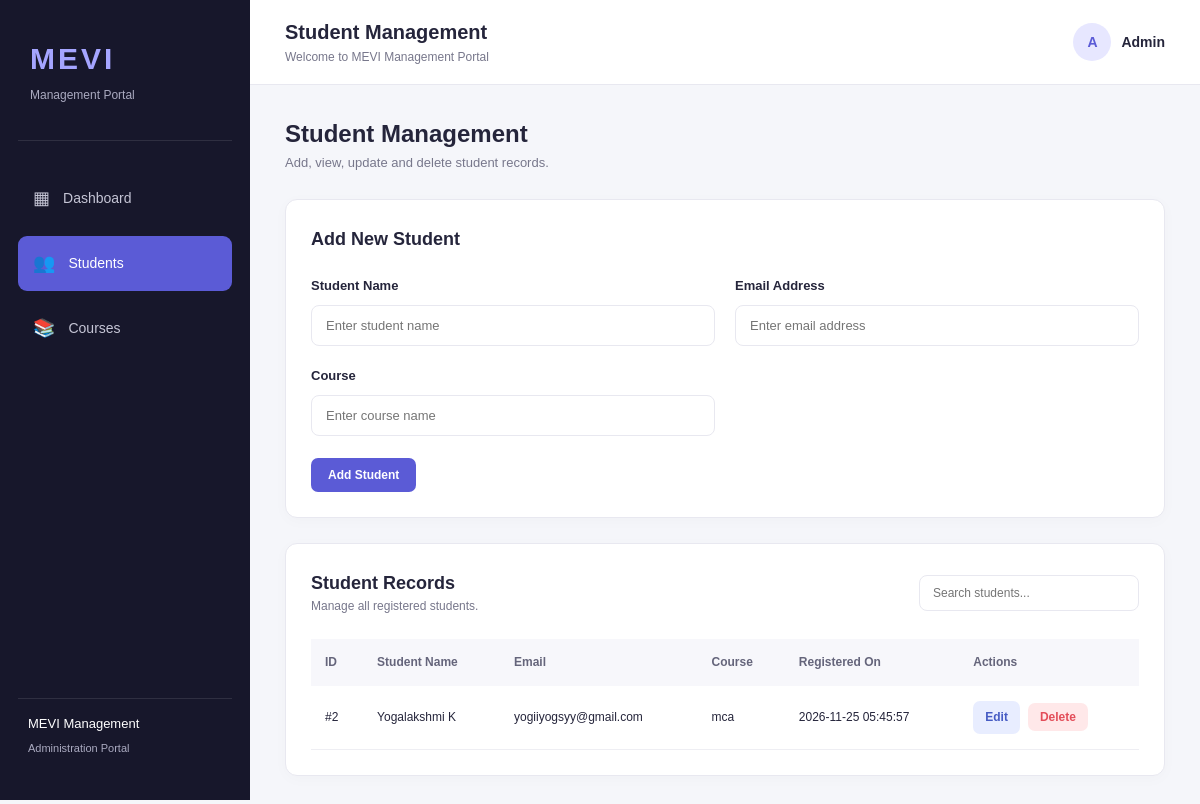
Before: /students with the older database file.
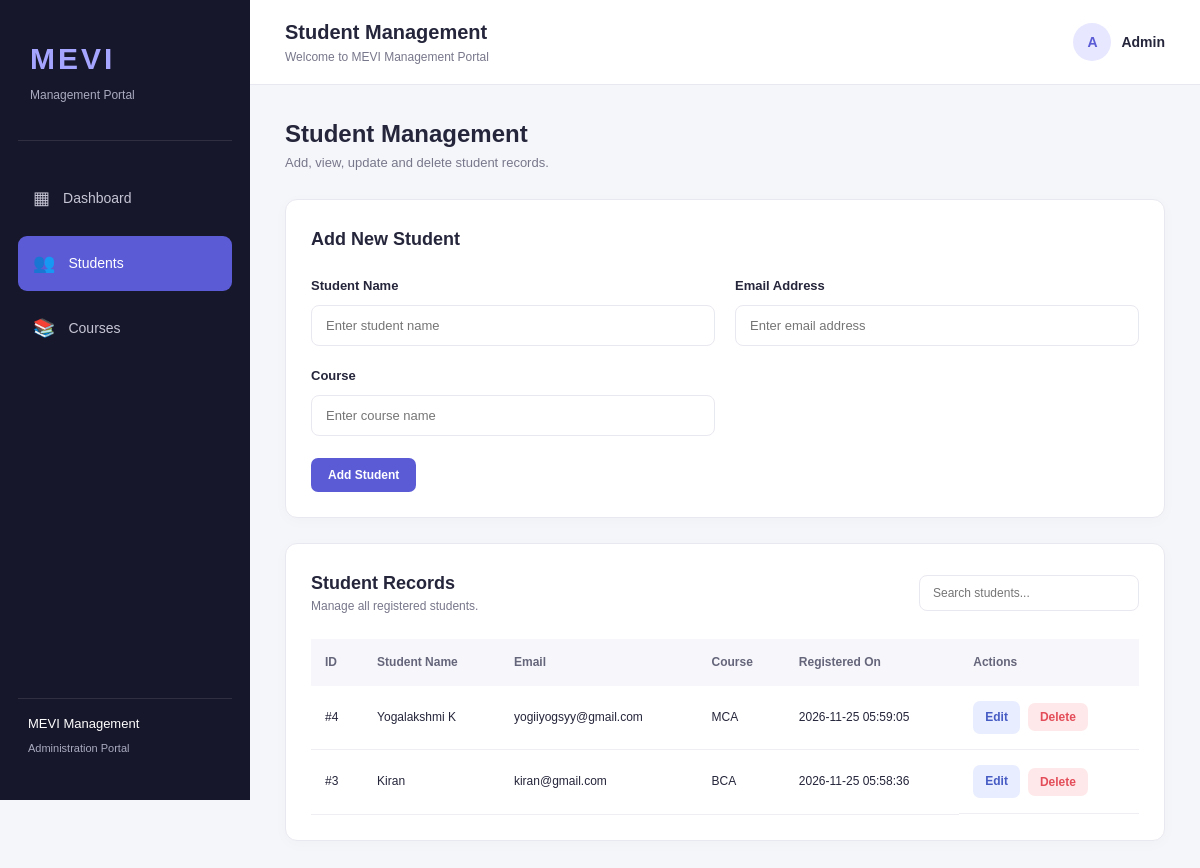
After: the same page with the newer database file.
### tables this page shows
CREATE TABLE students (
                id INTEGER PRIMARY KEY AUTOINCREMENT,
                name TEXT NOT NULL,
                email TEXT NOT NULL UNIQUE,
                course TEXT NOT NULL,
                created_at TIMESTAMP DEFAULT CURRENT_TIMESTAMP
            );

### app.py (the view)
@app.route("/students")
def students():
    db = get_db()
    all_students = db.execute(
        "SELECT * FROM students ORDER BY id DESC"
    ).fetchall()
    return render_template(
        "students.html",
        students=all_students,
        edit_student=None
    )

### app.py (called while the page is built)
def get_db():
    if "db" not in g:
        g.db = sqlite3.connect(DATABASE)
        g.db.row_factory = sqlite3.Row
        g.db.execute("PRAGMA foreign_keys = ON")
    return g.db

### templates/students.html (shortened to what this page needs)
{% extends "base.html" %}
{% block page_heading %}Student Management{% endblock %}
{% block content %}
<div class="page-heading">
    <div>
        <h2>Student Management</h2>
        <p>Add, view, update and delete student records.</p>
    </div>
</div>
<div class="content-card">
    <div class="card-header">
        <h3>
            {% if edit_student %}
                Edit Student
            {% else %}
                Add New Student
            {% endif %}
        </h3>
    </div>
    <form method="POST"
          action="{% if edit_student %}{{ url_for('update_student', student_id=edit_student.id) }}{% else %}{{ url_for('add_student') }}{% endif %}">
        <div class="form-grid">
            <div class="form-group">
                <label>Student Name</label>
                <input type="text"
                       name="name"
                       placeholder="Enter student name"
                       value="{{ edit_student.name if edit_student else '' }}"
                       required>
            </div>
            <div class="form-group">
                <label>Email Address</label>
                <input type="email"
                       name="email"
                       placeholder="Enter email address"
                       value="{{ edit_student.email if edit_student else '' }}"
                       required>
            </div>
            <div class="form-group">
                <label>Course</label>
                <input type="text"
                       name="course"
                       placeholder="Enter course name"
                       value="{{ edit_student.course if edit_student else '' }}"
                       required>
            </div>
        </div>
        <div class="form-actions">
            <button type="submit" class="btn btn-primary">
                {% if edit_student %}
                    Update Student
                {% else %}
                    Add Student
                {% endif %}
            </button>
        </div>
    </form>
</div>
<div class="content-card">
    <div class="card-header">
        <div>
            <h3>Student Records</h3>
            <p>Manage all registered students.</p>
        </div>
        <input type="search"
               id="studentSearch"
               class="search-input"
               placeholder="Search students...">
    </div>
    <div class="table-wrapper">
        <table id="studentsTable">
            <thead>
                <tr>
                    <th>ID</th>
                    <th>Student Name</th>
                    <th>Email</th>
                    <th>Course</th>
                    <th>Registered On</th>
                    <th>Actions</th>
                </tr>
            </thead>
            <tbody>
                {% for student in students %}
                <tr>
                    <td>#{{ student.id }}</td>
                    <td>{{ student.name }}</td>
                    <td>{{ student.email }}</td>
                    <td>{{ student.course }}</td>
                    <td>{{ student.created_at }}</td>
                    <td class="action-buttons">
                        <a href="{{ url_for('edit_student', student_id=student.id) }}"
                           class="btn btn-edit">
                            Edit
                        </a>
                        <form method="POST"
                              action="{{ url_for('delete_student', student_id=student.id) }}"
                              class="inline-form"
                              onsubmit="return confirm('Are you sure you want to delete this student?');">
                            <button type="submit"
                                    class="btn btn-delete">
                                Delete
                            </button>
                        </form>
                    </td>
                </tr>
                {% else %}
                <tr>
                    <td colspan="6" class="empty-state">
                        No student records found.
                    </td>
                </tr>
                {% endfor %}
            </tbody>
        </table>
    </div>
</div>
{% endblock %}

Changed rows visible on the page:
removed students: id "2", name "Yogalakshmi K", email "yogiiyogsyy@gmail.com", course "mca", created_at "2026-11-25 05:45:57"
added students: id "4", name "Yogalakshmi K", email "yogiiyogsyy@gmail.com", course "MCA", created_at "2026-11-25 05:59:05"
added students: id "3", name "Kiran", email "kiran@gmail.com", course "BCA", created_at "2026-11-25 05:58:36"
